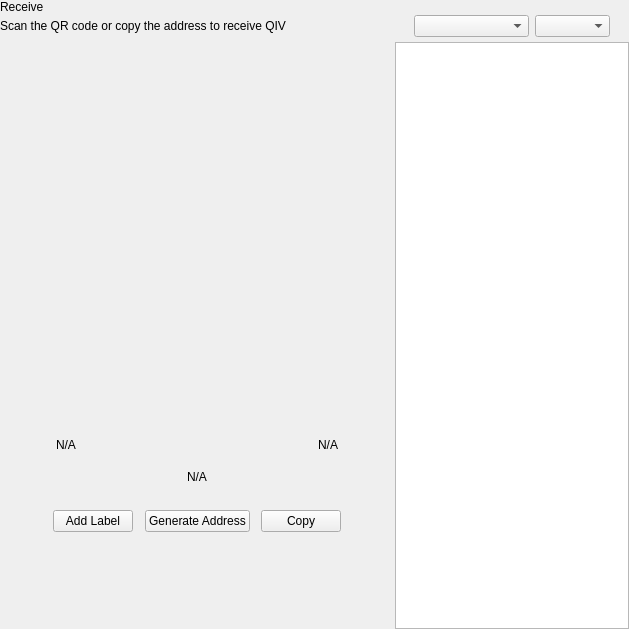
<?xml version="1.0" encoding="UTF-8"?>
<ui version="4.0">
 <class>ReceiveWidget</class>
 <widget class="QWidget" name="ReceiveWidget">
  <property name="geometry">
   <rect>
    <x>0</x>
    <y>0</y>
    <width>629</width>
    <height>629</height>
   </rect>
  </property>
  <property name="minimumSize">
   <size>
    <width>0</width>
    <height>0</height>
   </size>
  </property>
  <property name="windowTitle">
   <string>Form</string>
  </property>
  <layout class="QHBoxLayout" name="horizontalLayout_2" stretch="2,1">
   <property name="spacing">
    <number>0</number>
   </property>
   <property name="leftMargin">
    <number>0</number>
   </property>
   <property name="topMargin">
    <number>0</number>
   </property>
   <property name="rightMargin">
    <number>0</number>
   </property>
   <property name="bottomMargin">
    <number>0</number>
   </property>
   <item>
    <widget class="QWidget" name="left" native="true">
     <layout class="QVBoxLayout" name="verticalLayout_3">
      <property name="leftMargin">
       <number>0</number>
      </property>
      <property name="topMargin">
       <number>0</number>
      </property>
      <property name="rightMargin">
       <number>0</number>
      </property>
      <property name="bottomMargin">
       <number>0</number>
      </property>
      <item>
       <layout class="QVBoxLayout" name="verticalLayout_2">
        <property name="spacing">
         <number>0</number>
        </property>
        <property name="leftMargin">
         <number>0</number>
        </property>
        <item>
         <layout class="QHBoxLayout" name="horizontalLayout_3">
          <property name="spacing">
           <number>0</number>
          </property>
          <item>
           <layout class="QVBoxLayout" name="verticalLayout_4">
            <property name="spacing">
             <number>5</number>
            </property>
            <item>
             <widget class="QLabel" name="labelTitle">
              <property name="text">
               <string>Receive</string>
              </property>
             </widget>
            </item>
            <item alignment="Qt::AlignTop">
             <widget class="QLabel" name="labelSubtitle1">
              <property name="text">
               <string>Scan the QR code or copy the address to receive QIV</string>
              </property>
             </widget>
            </item>
           </layout>
          </item>
          <item>
           <spacer name="horizontalSpacer">
            <property name="orientation">
             <enum>Qt::Horizontal</enum>
            </property>
            <property name="sizeHint" stdset="0">
             <size>
              <width>40</width>
              <height>20</height>
             </size>
            </property>
           </spacer>
          </item>
         </layout>
        </item>
        <item>
         <spacer name="verticalSpacer_2">
          <property name="orientation">
           <enum>Qt::Vertical</enum>
          </property>
          <property name="sizeType">
           <enum>QSizePolicy::Expanding</enum>
          </property>
          <property name="sizeHint" stdset="0">
           <size>
            <width>20</width>
            <height>50</height>
           </size>
          </property>
         </spacer>
        </item>
        <item alignment="Qt::AlignHCenter">
         <widget class="QWidget" name="layoutQR" native="true">
          <property name="maximumSize">
           <size>
            <width>510</width>
            <height>16777215</height>
           </size>
          </property>
          <layout class="QVBoxLayout" name="verticalLayoutQr">
           <item>
            <spacer name="verticalSpacer11">
             <property name="orientation">
              <enum>Qt::Vertical</enum>
             </property>
             <property name="sizeType">
              <enum>QSizePolicy::Fixed</enum>
             </property>
             <property name="sizeHint" stdset="0">
              <size>
               <width>20</width>
               <height>20</height>
              </size>
             </property>
            </spacer>
           </item>
           <item alignment="Qt::AlignHCenter">
            <widget class="QLabel" name="labelQrImg">
             <property name="minimumSize">
              <size>
               <width>260</width>
               <height>260</height>
              </size>
             </property>
             <property name="maximumSize">
              <size>
               <width>260</width>
               <height>260</height>
              </size>
             </property>
             <property name="text">
              <string/>
             </property>
             <property name="alignment">
              <set>Qt::AlignCenter</set>
             </property>
            </widget>
           </item>
           <item>
            <spacer name="verticalSpacer_21">
             <property name="orientation">
              <enum>Qt::Vertical</enum>
             </property>
             <property name="sizeType">
              <enum>QSizePolicy::Fixed</enum>
             </property>
             <property name="sizeHint" stdset="0">
              <size>
               <width>20</width>
               <height>30</height>
              </size>
             </property>
            </spacer>
           </item>
           <item>
            <widget class="QWidget" name="widget" native="true">
             <property name="minimumSize">
              <size>
               <width>0</width>
               <height>0</height>
              </size>
             </property>
             <layout class="QHBoxLayout" name="horizontalLayout_5">
              <item>
               <widget class="QLabel" name="labelLabel">
                <property name="text">
                 <string notr="true">N/A</string>
                </property>
               </widget>
              </item>
              <item>
               <spacer name="horizontalSpacer_2">
                <property name="orientation">
                 <enum>Qt::Horizontal</enum>
                </property>
                <property name="sizeHint" stdset="0">
                 <size>
                  <width>141</width>
                  <height>20</height>
                 </size>
                </property>
               </spacer>
              </item>
              <item>
               <widget class="QLabel" name="labelDate">
                <property name="text">
                 <string notr="true">N/A</string>
                </property>
                <property name="alignment">
                 <set>Qt::AlignRight|Qt::AlignTrailing|Qt::AlignVCenter</set>
                </property>
               </widget>
              </item>
             </layout>
            </widget>
           </item>
           <item>
            <widget class="QLabel" name="labelAddress">
             <property name="sizePolicy">
              <sizepolicy hsizetype="Expanding" vsizetype="Preferred">
               <horstretch>0</horstretch>
               <verstretch>0</verstretch>
              </sizepolicy>
             </property>
             <property name="minimumSize">
              <size>
               <width>300</width>
               <height>0</height>
              </size>
             </property>
             <property name="text">
              <string notr="true">N/A</string>
             </property>
             <property name="alignment">
              <set>Qt::AlignCenter</set>
             </property>
            </widget>
           </item>
           <item>
            <spacer name="verticalSpacer_4">
             <property name="orientation">
              <enum>Qt::Vertical</enum>
             </property>
             <property name="sizeType">
              <enum>QSizePolicy::Fixed</enum>
             </property>
             <property name="sizeHint" stdset="0">
              <size>
               <width>20</width>
               <height>20</height>
              </size>
             </property>
            </spacer>
           </item>
           <item>
            <layout class="QHBoxLayout" name="horizontalLayout_4">
             <item alignment="Qt::AlignHCenter">
              <widget class="QPushButton" name="pushButtonLabel">
               <property name="focusPolicy">
                <enum>Qt::NoFocus</enum>
               </property>
               <property name="text">
                <string>Add Label</string>
               </property>
              </widget>
             </item>
             <item alignment="Qt::AlignHCenter">
              <widget class="QPushButton" name="pushButtonNewAddress">
               <property name="focusPolicy">
                <enum>Qt::NoFocus</enum>
               </property>
               <property name="text">
                <string>Generate Address</string>
               </property>
              </widget>
             </item>
             <item alignment="Qt::AlignHCenter">
              <widget class="QPushButton" name="pushButtonCopy">
               <property name="focusPolicy">
                <enum>Qt::NoFocus</enum>
               </property>
               <property name="text">
                <string>Copy</string>
               </property>
              </widget>
             </item>
            </layout>
           </item>
           <item>
            <spacer name="verticalSpacer_3">
             <property name="orientation">
              <enum>Qt::Vertical</enum>
             </property>
             <property name="sizeType">
              <enum>QSizePolicy::Expanding</enum>
             </property>
             <property name="sizeHint" stdset="0">
              <size>
               <width>20</width>
               <height>20</height>
              </size>
             </property>
            </spacer>
           </item>
          </layout>
         </widget>
        </item>
        <item>
         <spacer name="verticalSpacer">
          <property name="orientation">
           <enum>Qt::Vertical</enum>
          </property>
          <property name="sizeHint" stdset="0">
           <size>
            <width>20</width>
            <height>40</height>
           </size>
          </property>
         </spacer>
        </item>
       </layout>
      </item>
     </layout>
    </widget>
   </item>
   <item>
    <widget class="QWidget" name="right" native="true">
     <layout class="QVBoxLayout" name="verticalLayout_5">
      <property name="spacing">
       <number>0</number>
      </property>
      <property name="leftMargin">
       <number>1</number>
      </property>
      <property name="topMargin">
       <number>0</number>
      </property>
      <property name="rightMargin">
       <number>0</number>
      </property>
      <property name="bottomMargin">
       <number>0</number>
      </property>
      <item>
       <layout class="QVBoxLayout" name="container_right">
        <property name="spacing">
         <number>0</number>
        </property>
        <property name="leftMargin">
         <number>0</number>
        </property>
        <property name="rightMargin">
         <number>0</number>
        </property>
        <item>
         <layout class="QVBoxLayout" name="verticalLayout">
          <property name="spacing">
           <number>6</number>
          </property>
          <property name="leftMargin">
           <number>19</number>
          </property>
          <property name="rightMargin">
           <number>19</number>
          </property>
          <item>
           <widget class="OptionButton" name="btnRequest" native="true"/>
          </item>
          <item>
           <widget class="OptionButton" name="btnMyAddresses" native="true">
            <property name="sizePolicy">
             <sizepolicy hsizetype="Preferred" vsizetype="Minimum">
              <horstretch>0</horstretch>
              <verstretch>0</verstretch>
             </sizepolicy>
            </property>
           </widget>
          </item>
         </layout>
        </item>
        <item>
         <widget class="QWidget" name="sortWidget" native="true">
          <layout class="QHBoxLayout" name="horizontalLayout_6">
           <property name="leftMargin">
            <number>19</number>
           </property>
           <property name="rightMargin">
            <number>19</number>
           </property>
           <property name="bottomMargin">
            <number>5</number>
           </property>
           <item>
            <spacer name="horizontalSpacer_3">
             <property name="orientation">
              <enum>Qt::Horizontal</enum>
             </property>
             <property name="sizeHint" stdset="0">
              <size>
               <width>40</width>
               <height>20</height>
              </size>
             </property>
            </spacer>
           </item>
           <item>
            <widget class="QComboBox" name="comboBoxSort">
             <property name="sizePolicy">
              <sizepolicy hsizetype="Preferred" vsizetype="Fixed">
               <horstretch>0</horstretch>
               <verstretch>0</verstretch>
              </sizepolicy>
             </property>
             <property name="minimumSize">
              <size>
               <width>115</width>
               <height>0</height>
              </size>
             </property>
            </widget>
           </item>
           <item>
            <widget class="QComboBox" name="comboBoxSortOrder">
             <property name="sizePolicy">
              <sizepolicy hsizetype="Preferred" vsizetype="Fixed">
               <horstretch>0</horstretch>
               <verstretch>0</verstretch>
              </sizepolicy>
             </property>
             <property name="minimumSize">
              <size>
               <width>75</width>
               <height>0</height>
              </size>
             </property>
            </widget>
           </item>
          </layout>
         </widget>
        </item>
        <item>
         <widget class="QListView" name="listViewAddress"/>
        </item>
       </layout>
      </item>
     </layout>
    </widget>
   </item>
  </layout>
 </widget>
 <customwidgets>
  <customwidget>
   <class>OptionButton</class>
   <extends>QWidget</extends>
   <header>qt/pivx/optionbutton.h</header>
   <container>1</container>
  </customwidget>
 </customwidgets>
 <resources/>
 <connections/>
</ui>
